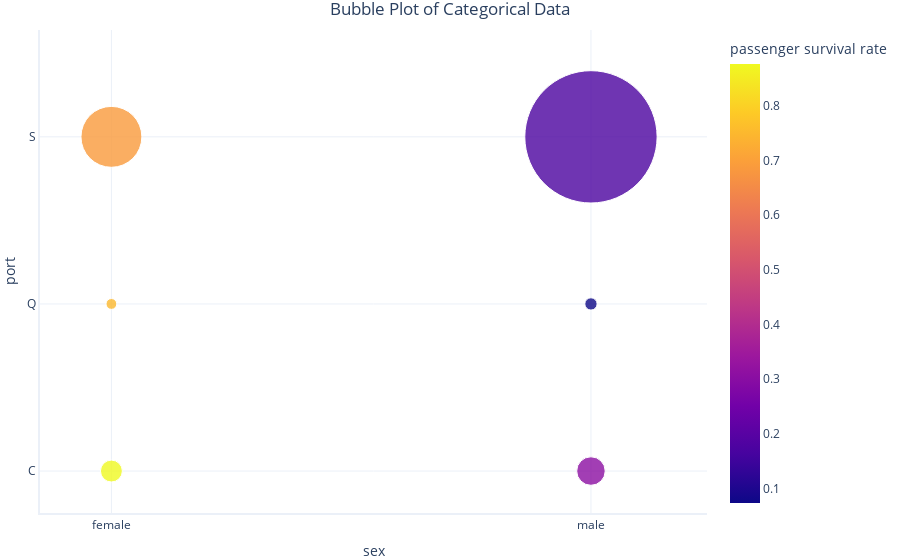

This figure's notebook cell:
### Code cell
# # Create some simple functions
# # Read their descriptions to find out more 
# def get_rows(sex, port):
#     '''Returns rows that match in terms of sex and embarkment port'''
#     return dataset[(dataset["Embarked"] == port) & (dataset["Sex"] == sex)]

# def proportion_survived(sex, port):
#     '''Returns the proportion of people meeting criteria who survived'''
#     survived = get_rows(sex, port)["Survived"]
#     return np.mean(survived)

# # Make two columns of data - together these represent each combination
# # of sex and embarkment port
# sexes = ["male", "male", "male", "female","female", "female"]
# ports = ["C", "Q", "S", "C", "Q", "S" ] 

# # Calculate the number of passengers at each port + sex combination
# passenger_count = [len(get_rows(sex, port)) for sex,port in zip(sexes, ports)]

# # Calculate the proportion of passengers from each port + sex combination who survived
# passenger_survival = [proportion_survived(sex, port) for sex,port in zip(sexes, ports)]

# # Combine into a single data frame
# table = pd.DataFrame(dict(
#     sex=sexes,
#     port=ports,
#     passenger_count=passenger_count,
#     passenger_survival_rate=passenger_survival
# ))


# Simple approach using groupby
table = dataset.groupby(['Sex', 'Embarked']).agg({
    'Survived': ['mean', 'count']
}).reset_index()

# Clean up the column names
table.columns = ['sex', 'port', 'passenger_survival_rate', 'passenger_count']

# Make a bubble plot
# This is just a scatter plot but each entry in the plot 
# has a size and colour. We set colour to passenger_survival 
# and size to the number of passengers 
graphing.scatter_2D(table, 
                    label_colour="passenger_survival_rate", 
                    label_size="passenger_count", 
                    size_multiplier=0.3,
                    title="Bubble Plot of Categorical Data")

### Figure 1 — Plotly figure (JSON) as saved in the notebook; plotly's stock layout.template omitted (floating-point values rounded to 4 significant figures)
{"data": [{"customdata": [[73], [36], [203], [95], [41], [441]], "hovertemplate": "sex=%{x}<br>port=%{y}<br>passenger_count=%{customdata[0]}<br>passenger survival rate=%{marker.color}<extra></extra>", "legendgroup": "", "marker": {"color": [0.8767, 0.75, 0.6897, 0.3053, 0.07317, 0.1746], "coloraxis": "coloraxis", "size": [21.9, 10.8, 60.9, 28.5, 12.3, 132.3], "symbol": "circle"}, "mode": "markers", "name": "", "orientation": "v", "showlegend": false, "type": "scatter", "x": ["female", "female", "female", "male", "male", "male"], "xaxis": "x", "y": ["C", "Q", "S", "C", "Q", "S"], "yaxis": "y"}], "layout": {"coloraxis": {"colorbar": {"title": {"text": "passenger survival rate"}}, "colorscale": [[0, "#0d0887"], [0.1111, "#46039f"], [0.2222, "#7201a8"], [0.3333, "#9c179e"], [0.4444, "#bd3786"], [0.5556, "#d8576b"], [0.6667, "#ed7953"], [0.7778, "#fb9f3a"], [0.8889, "#fdca26"], [1, "#f0f921"]]}, "legend": {"tracegroupgap": 0}, "title": {"text": "Bubble Plot of Categorical Data"}, "xaxis": {"anchor": "y", "domain": [0, 1], "title": {"text": "sex"}}, "yaxis": {"anchor": "x", "domain": [0, 1], "title": {"text": "port"}}}}
